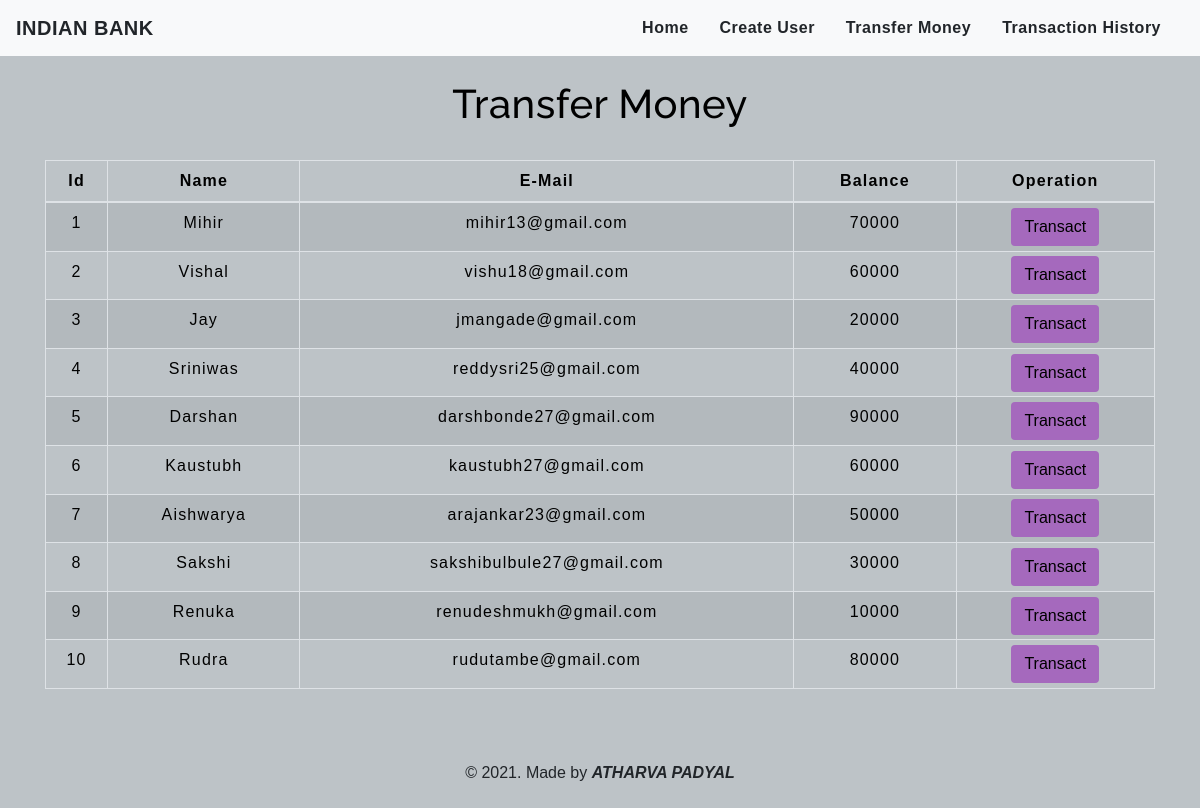
The app's page /transfermoney.php with its own data.
### tables this page shows
CREATE TABLE `users` (
  `id` int(3) NOT NULL,
  `name` text NOT NULL,
  `email` varchar(30) NOT NULL,
  `balance` int(8) NOT NULL
);

### transfermoney.php (the view, shortened to what this page needs)
<!DOCTYPE html>
<html lang="en">
<head>
    <link rel="stylesheet" href="https://maxcdn.bootstrapcdn.com/bootstrap/4.0.0/css/bootstrap.min.css">
    <link rel="stylesheet" type="text/css" href="css/table.css">
    <link rel="stylesheet" type="text/css" href="css/navbar.css">
</head>
<body style="background-color : #BDC3C7;">
<?php
    include 'config.php';
    $sql = "SELECT * FROM users";
    $result = mysqli_query($conn,$sql);
?>
<?php
  include 'navbar.php';
?>
<div class="container">
        <h2 class="text-center pt-4" style="color : black;">Transfer Money</h2>
        <br>
            <div class="row">
                <div class="col">
                    <div class="table-responsive-sm">
                    <table class="table table-hover table-sm table-striped table-condensed table-bordered" style="border-color:black;">
                        <thead style="color : black;">
                            <tr>
                            <th scope="col" class="text-center py-2">Id</th>
                            <th scope="col" class="text-center py-2">Name</th>
                            <th scope="col" class="text-center py-2">E-Mail</th>
                            <th scope="col" class="text-center py-2">Balance</th>
                            <th scope="col" class="text-center py-2">Operation</th>
                            </tr>
                        </thead>
                        <tbody>
                <?php
                    while($rows=mysqli_fetch_assoc($result)){
                ?>
                    <tr style="color : black;">
                        <td class="py-2"><?php echo $rows['id'] ?></td>
                        <td class="py-2"><?php echo $rows['name']?></td>
                        <td class="py-2"><?php echo $rows['email']?></td>
                        <td class="py-2"><?php echo $rows['balance']?></td>
                        <td><a href="selecteduserdetail.php?id= <?php echo $rows['id'] ;?>"> <button type="button" class="btn" style="background-color : #A569BD;">Transact</button></a></td>
                    </tr>
                <?php
                    }
                ?>
                        </tbody>
                    </table>
                    </div>
                </div>
            </div>
         </div>
         <footer class="text-center mt-5 py-2">
            <p>&copy 2021. Made by <b><i>ATHARVA PADYAL</i></b></p>
        </footer>
</body>
</html>

### navbar.php (shortened to what this page needs)
<nav class="navbar navbar-expand-md navbar-light bg-light">
<a class="navbar-brand" href="index.php" style="color : #212529;"><b>INDIAN BANK</b></a>
<div class="collapse navbar-collapse" id="collapsibleNavbar">
      <ul class="navbar-nav ml-auto">
        <li class="nav-item">
          <a class="nav-link" href="index.php" style="color : #212529;"><b>Home</b></a>
        </li>
        <li class="nav-item">
          <a class="nav-link" href="createuser.php" style="color : #212529;"><b>Create User</b></a>
        </li>
        <li class="nav-item">
          <a class="nav-link" href="transfermoney.php" style="color : #212529;"><b>Transfer Money</b></a>
        </li>
        <li class="nav-item">
          <a class="nav-link" href="transactionhistory.php" style="color : #212529;"><b>Transaction History</b></a>
        </li>
    </div>
 </nav>

### table.css (style rules this page uses)
* { padding: 0; margin: 0; box-sizing: border-box; font-family: sans-serif; }
h2 { font-size: 40px; }
table { letter-spacing: 1.2px; }
td { text-align: center; }
button { border:none; background: #d9d9d9; transition: 1s; }

### navbar.css (style rules this page uses)
.nav-link { margin-right: 15px; color:#2F363F; letter-spacing: 0.5px; transition: 0.5s; }
.navbar-brand { color: #4C4B4B; letter-spacing: 0.5px; }
h2 { color: #4C4B4B; letter-spacing: 0.5px; font-family: raleway; }

### transfermoney.php (style rules this page uses)
button { transition: 1.5s; }

### records on screen
users: id "1", name "Mihir", email "mihir13@gmail.com", balance "70000"
users: id "2", name "Vishal", email "vishu18@gmail.com", balance "60000"
users: id "3", name "Jay", email "jmangade@gmail.com", balance "20000"
users: id "4", name "Sriniwas", email "reddysri25@gmail.com", balance "40000"
users: id "5", name "Darshan", email "darshbonde27@gmail.com", balance "90000"
users: id "6", name "Kaustubh", email "kaustubh27@gmail.com", balance "60000"
users: id "7", name "Aishwarya", email "arajankar23@gmail.com", balance "50000"
users: id "8", name "Sakshi", email "sakshibulbule27@gmail.com", balance "30000"
users: id "9", name "Renuka", email "renudeshmukh@gmail.com", balance "10000"
users: id "10", name "Rudra", email "rudutambe@gmail.com", balance "80000"
